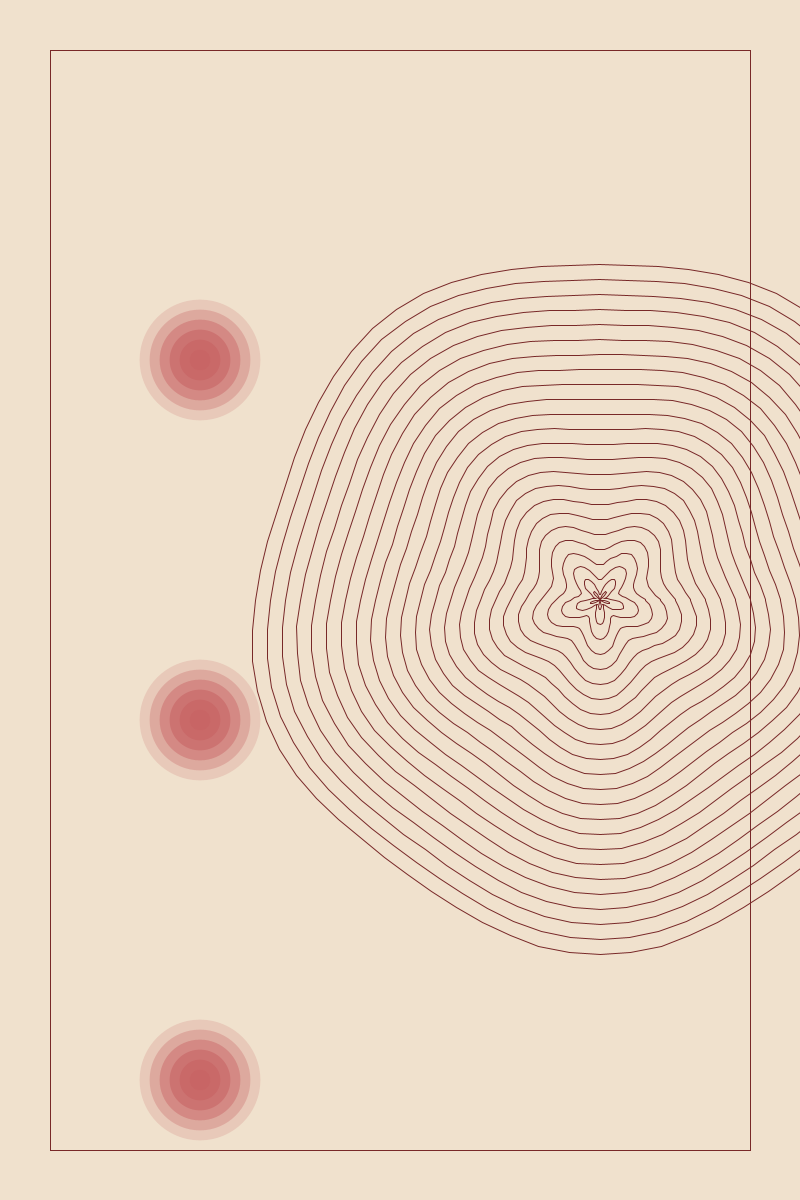
Frame 1 (no input)
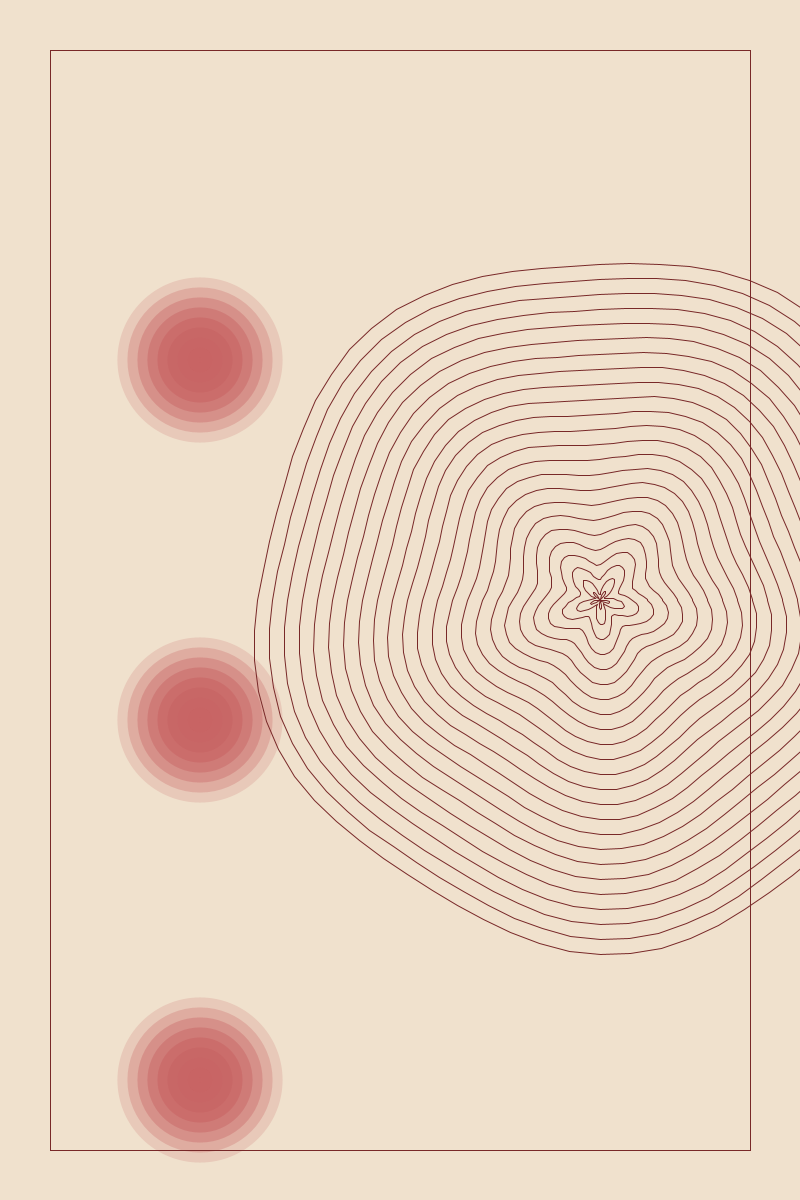
Frame 60 (the mouse pressed at the canvas centre just before this capture)
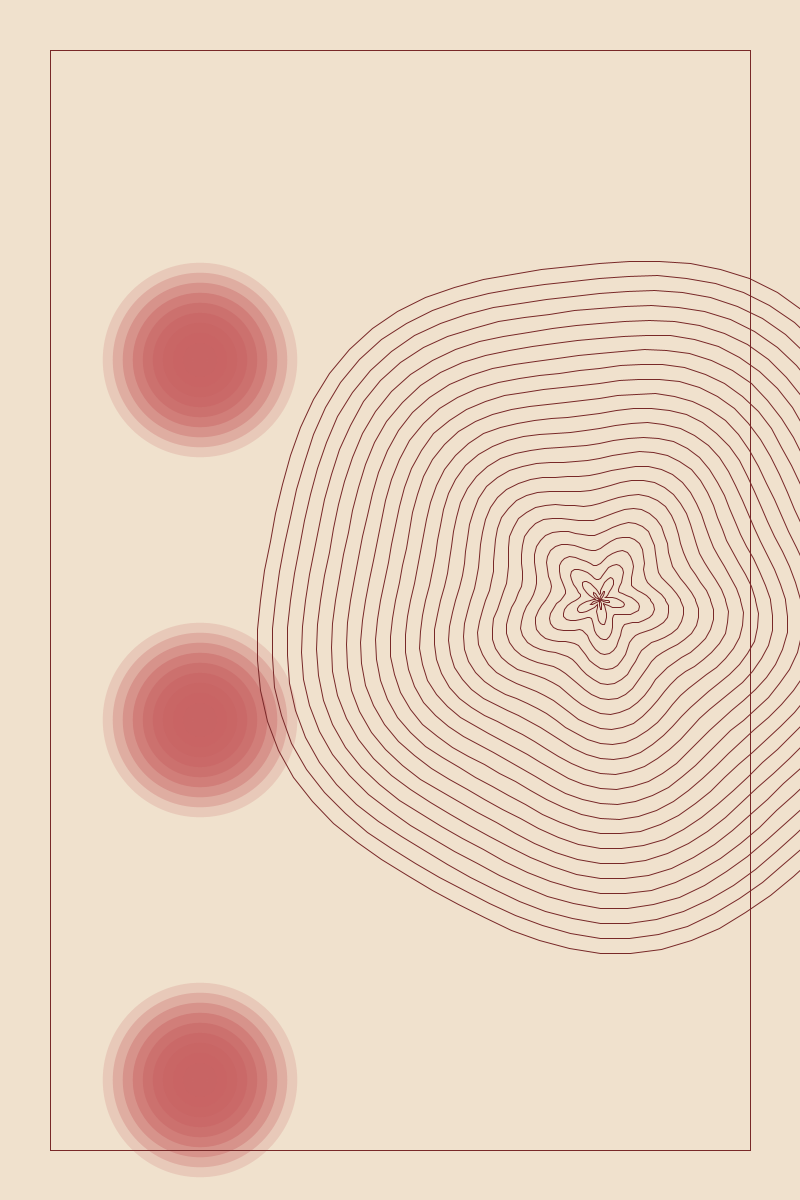
Frame 120 (the mouse held since frame 60 and released just before this capture)

The Processing sketch that drew these frames (run headless with seeded random() and noise(); from frame 60 on, the mouse is pressed at the canvas centre):

// Processing sketch: oddTest
// ── oddTest.pde
int cols = 2;
int rows = 1;
color bgColor, dotColor, gradientColor;
int padding = 50;
float breathingFactor;
float angleOffset;
float cx, cy, maxSize, spacing;

void setup() {
  size(800, 1200);
  bgColor = color(240, 225, 205);
  dotColor = color(120, 40, 40);
  gradientColor = color(200, 100, 100);
  cx = width * 0.75;
  cy = height * 0.5;
  maxSize = 350;
  spacing = 15;
  breathingFactor = 0;
  angleOffset = 0;
}

void draw() {
  background(bgColor);
  breathingFactor = sin(frameCount * 0.01) * 20 + 30;
  angleOffset += 0.005;
  float w = width / 2.0;
  float h = height;
  for (int i = 0; i < 3; i++) {
    float x = w * 0.5;
    float y = h * (0.3 + i * 0.3);
    float size = breathingFactor * 4;
    for (float r = size; r > 0; r -= 20) {
      float alpha = map(r, size, 0, 50, 255);
      fill(gradientColor, alpha);
      noStroke();
      ellipse(x, y, r, r);
    }
  }
  stroke(dotColor);
  noFill();
  for (float r = 0; r < maxSize; r += spacing) {
    beginShape();
    for (float a = 0; a < TWO_PI; a += PI / 36) {
      float offset = sin(a * 5 + angleOffset) * 10;
      float x = cx + (r + offset) * cos(a);
      float y = cy + (r + offset) * sin(a);
      vertex(x, y);
    }
    endShape(CLOSE);
  }
  stroke(dotColor);
  strokeWeight(1);
  noFill();
  rect(padding, padding, width - 2 * padding, height - 2 * padding);
}
